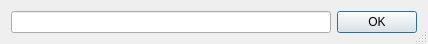
<?xml version="1.0" encoding="UTF-8"?>
<ui version="4.0">
 <class>SetId</class>
 <widget class="QDialog" name="SetId">
  <property name="geometry">
   <rect>
    <x>0</x>
    <y>0</y>
    <width>428</width>
    <height>41</height>
   </rect>
  </property>
  <property name="windowTitle">
   <string>Enter</string>
  </property>
  <property name="sizeGripEnabled">
   <bool>true</bool>
  </property>
  <property name="modal">
   <bool>true</bool>
  </property>
  <layout class="QHBoxLayout" name="horizontalLayout" stretch="1,0">
   <item>
    <widget class="QLineEdit" name="txtId">
     <property name="maxLength">
      <number>3000</number>
     </property>
    </widget>
   </item>
   <item>
    <widget class="QDialogButtonBox" name="btnOk">
     <property name="orientation">
      <enum>Qt::Horizontal</enum>
     </property>
     <property name="standardButtons">
      <set>QDialogButtonBox::Ok</set>
     </property>
    </widget>
   </item>
  </layout>
 </widget>
 <resources/>
 <connections>
  <connection>
   <sender>btnOk</sender>
   <signal>accepted()</signal>
   <receiver>SetId</receiver>
   <slot>accept()</slot>
   <hints>
    <hint type="sourcelabel">
     <x>248</x>
     <y>254</y>
    </hint>
    <hint type="destinationlabel">
     <x>157</x>
     <y>274</y>
    </hint>
   </hints>
  </connection>
 </connections>
</ui>
